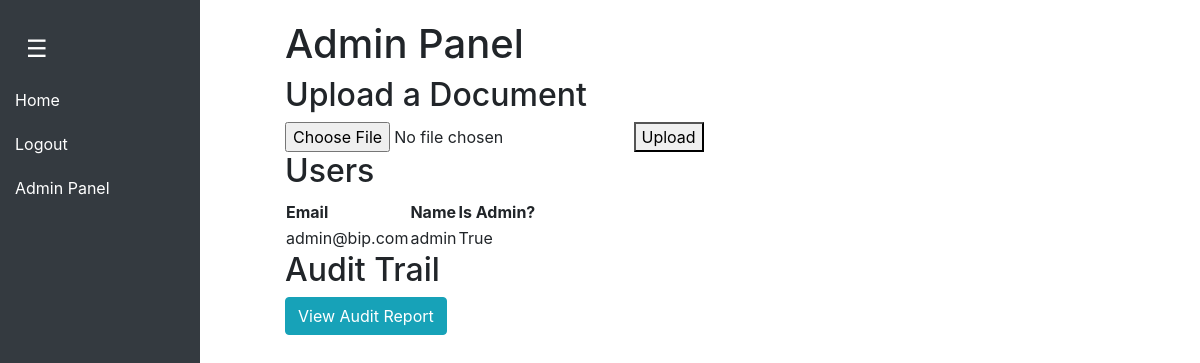
The page /admin (signed in) on the database its author committed.
### Website/models.py (models this page shows, shortened)
class User(db.Model, UserMixin):
    id = db.Column(db.Integer, primary_key=True)
    email = db.Column(db.String(150), unique=True, nullable=False)
    firstName = db.Column(db.String(150), nullable=False)  # For first name
    password = db.Column(db.String(150), nullable=False)  # For storing password hash
    is_admin = db.Column(db.Boolean, default=False)  # Optional: for admin flag

### Website/views.py (the view)
@views.route('/admin')
@login_required
def admin_panel():
    if not current_user.is_admin:
        return render_template("home.html", user=current_user)  # Redirect non-admin users to home page
    users = User.query.all()
    return render_template('/admin_panel.html', users=users, user=current_user)

### Website/templates/admin_panel.html (shortened to what this page needs)
{% extends "base.html" %}
{% block content %}
    <h1>Admin Panel</h1>
    <h2>Upload a Document</h2>
    <form action="{{ url_for('views.upload_document') }}" method="POST" enctype="multipart/form-data">
        <input type="file" name="file" required>
        <button type="submit">Upload</button>
    </form>
    <h2>Users</h2>
    <table>
        <tr>
            <th>Email</th>
            <th>Name</th>
            <th>Is Admin?</th>
        </tr>
        {% for user in users %}
            <tr>
                <td>{{ user.email }}</td>
                <td>{{ user.firstName }} {{ user.lastName }}</td>
                <td>{{ user.is_admin }}</td>
            </tr>
        {% endfor %}
    </table>
    <h2>Audit Trail</h2>
<a href="{{ url_for('views.audit_report') }}" class="btn btn-info">View Audit Report</a>
{% endblock %}

### Website/templates/base.html (style rules this page uses)
body { display: flex; min-height: 100vh; overflow-x: hidden; }

### rows shown on the page
User: email "admin@bip.com", firstName "admin", is_admin "True"
